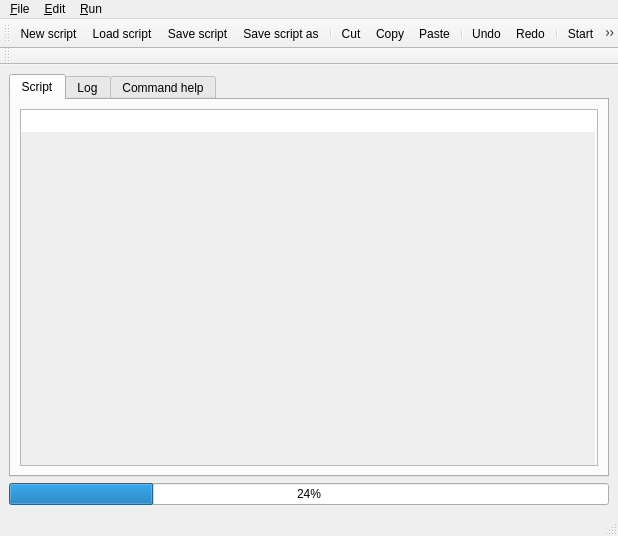
<?xml version="1.0" encoding="UTF-8"?>
<ui version="4.0">
 <class>MainWindow</class>
 <widget class="QMainWindow" name="MainWindow">
  <property name="geometry">
   <rect>
    <x>0</x>
    <y>0</y>
    <width>616</width>
    <height>536</height>
   </rect>
  </property>
  <property name="windowTitle">
   <string>CCT Script Editor</string>
  </property>
  <property name="windowIcon">
   <iconset resource="../../../resource/icons/icons.qrc">
    <normaloff>:/icons/script.svg</normaloff>:/icons/script.svg</iconset>
  </property>
  <widget class="QWidget" name="centralwidget">
   <layout class="QVBoxLayout" name="verticalLayout">
    <item>
     <widget class="QTabWidget" name="tabWidget">
      <property name="minimumSize">
       <size>
        <width>600</width>
        <height>400</height>
       </size>
      </property>
      <property name="currentIndex">
       <number>0</number>
      </property>
      <widget class="QWidget" name="script">
       <attribute name="icon">
        <iconset resource="../../../resource/icons/icons.qrc">
         <normaloff>:/icons/script.svg</normaloff>:/icons/script.svg</iconset>
       </attribute>
       <attribute name="title">
        <string>Script</string>
       </attribute>
       <layout class="QVBoxLayout" name="verticalLayout_2">
        <item>
         <widget class="QPlainTextEdit" name="scriptEdit">
          <property name="backgroundVisible">
           <bool>true</bool>
          </property>
         </widget>
        </item>
       </layout>
      </widget>
      <widget class="QWidget" name="log">
       <attribute name="icon">
        <iconset theme="utilities-terminal">
         <normaloff>.</normaloff>.</iconset>
       </attribute>
       <attribute name="title">
        <string>Log</string>
       </attribute>
       <layout class="QVBoxLayout" name="verticalLayout_3">
        <item>
         <widget class="QTextBrowser" name="logTextBrowser">
          <property name="acceptRichText">
           <bool>false</bool>
          </property>
          <property name="openLinks">
           <bool>false</bool>
          </property>
         </widget>
        </item>
       </layout>
      </widget>
      <widget class="QWidget" name="docs">
       <attribute name="icon">
        <iconset theme="help"/>
       </attribute>
       <attribute name="title">
        <string>Command help</string>
       </attribute>
       <attribute name="toolTip">
        <string>Help on commands</string>
       </attribute>
      </widget>
     </widget>
    </item>
    <item>
     <widget class="QProgressBar" name="progressBar">
      <property name="value">
       <number>24</number>
      </property>
     </widget>
    </item>
   </layout>
  </widget>
  <widget class="QMenuBar" name="menubar">
   <property name="geometry">
    <rect>
     <x>0</x>
     <y>0</y>
     <width>616</width>
     <height>22</height>
    </rect>
   </property>
   <widget class="QMenu" name="menuFile">
    <property name="title">
     <string>&amp;File</string>
    </property>
    <addaction name="actionNew_script"/>
    <addaction name="actionLoad_script"/>
    <addaction name="actionSave_script"/>
    <addaction name="actionSaveAs"/>
    <addaction name="separator"/>
    <addaction name="actionClose"/>
   </widget>
   <widget class="QMenu" name="menuEdit">
    <property name="title">
     <string>&amp;Edit</string>
    </property>
    <addaction name="actionUndo"/>
    <addaction name="actionRedo"/>
    <addaction name="separator"/>
    <addaction name="actionCut"/>
    <addaction name="actionCopy"/>
    <addaction name="actionPaste"/>
    <addaction name="actionDelete"/>
   </widget>
   <widget class="QMenu" name="menu_Run">
    <property name="title">
     <string>&amp;Run</string>
    </property>
    <addaction name="actionStart"/>
    <addaction name="actionPause"/>
   </widget>
   <addaction name="menuFile"/>
   <addaction name="menuEdit"/>
   <addaction name="menu_Run"/>
  </widget>
  <widget class="QStatusBar" name="statusbar"/>
  <widget class="QToolBar" name="toolBar">
   <property name="windowTitle">
    <string>toolBar</string>
   </property>
   <attribute name="toolBarArea">
    <enum>TopToolBarArea</enum>
   </attribute>
   <attribute name="toolBarBreak">
    <bool>false</bool>
   </attribute>
   <addaction name="actionNew_script"/>
   <addaction name="actionLoad_script"/>
   <addaction name="actionSave_script"/>
   <addaction name="actionSaveAs"/>
   <addaction name="separator"/>
   <addaction name="actionCut"/>
   <addaction name="actionCopy"/>
   <addaction name="actionPaste"/>
   <addaction name="separator"/>
   <addaction name="actionUndo"/>
   <addaction name="actionRedo"/>
   <addaction name="separator"/>
   <addaction name="actionStart"/>
   <addaction name="actionPause"/>
  </widget>
  <widget class="QToolBar" name="toolBarFlags">
   <property name="windowTitle">
    <string>toolBar_2</string>
   </property>
   <attribute name="toolBarArea">
    <enum>TopToolBarArea</enum>
   </attribute>
   <attribute name="toolBarBreak">
    <bool>true</bool>
   </attribute>
  </widget>
  <action name="actionNew_script">
   <property name="icon">
    <iconset theme="document-new">
     <normaloff>.</normaloff>.</iconset>
   </property>
   <property name="text">
    <string>New script</string>
   </property>
   <property name="toolTip">
    <string>Create a new, empty script</string>
   </property>
   <property name="shortcut">
    <string>Ctrl+N</string>
   </property>
  </action>
  <action name="actionSave_script">
   <property name="icon">
    <iconset theme="document-save">
     <normaloff>.</normaloff>.</iconset>
   </property>
   <property name="text">
    <string>Save script</string>
   </property>
   <property name="toolTip">
    <string>Save the script</string>
   </property>
   <property name="shortcut">
    <string>Ctrl+S</string>
   </property>
  </action>
  <action name="actionLoad_script">
   <property name="icon">
    <iconset theme="document-open">
     <normaloff>.</normaloff>.</iconset>
   </property>
   <property name="text">
    <string>Load script</string>
   </property>
   <property name="toolTip">
    <string>Load a script</string>
   </property>
   <property name="shortcut">
    <string>Ctrl+O</string>
   </property>
  </action>
  <action name="actionCopy">
   <property name="icon">
    <iconset theme="edit-copy">
     <normaloff>.</normaloff>.</iconset>
   </property>
   <property name="text">
    <string>Copy</string>
   </property>
   <property name="toolTip">
    <string>Copy text</string>
   </property>
   <property name="shortcut">
    <string>Ctrl+C</string>
   </property>
  </action>
  <action name="actionCut">
   <property name="icon">
    <iconset theme="edit-cut">
     <normaloff>.</normaloff>.</iconset>
   </property>
   <property name="text">
    <string>Cut</string>
   </property>
   <property name="toolTip">
    <string>Cut text</string>
   </property>
   <property name="shortcut">
    <string>Ctrl+X</string>
   </property>
  </action>
  <action name="actionPaste">
   <property name="icon">
    <iconset theme="edit-paste">
     <normaloff>.</normaloff>.</iconset>
   </property>
   <property name="text">
    <string>Paste</string>
   </property>
   <property name="toolTip">
    <string>Paste text from clipboard</string>
   </property>
   <property name="shortcut">
    <string>Ctrl+V</string>
   </property>
  </action>
  <action name="actionDelete">
   <property name="icon">
    <iconset theme="edit-delete">
     <normaloff>.</normaloff>.</iconset>
   </property>
   <property name="text">
    <string>Delete</string>
   </property>
   <property name="toolTip">
    <string>Delete text</string>
   </property>
  </action>
  <action name="actionUndo">
   <property name="icon">
    <iconset theme="edit-undo">
     <normaloff>.</normaloff>.</iconset>
   </property>
   <property name="text">
    <string>Undo</string>
   </property>
   <property name="toolTip">
    <string>Undo last operation</string>
   </property>
   <property name="shortcut">
    <string>Ctrl+Z</string>
   </property>
  </action>
  <action name="actionRedo">
   <property name="icon">
    <iconset theme="edit-redo">
     <normaloff>.</normaloff>.</iconset>
   </property>
   <property name="text">
    <string>Redo</string>
   </property>
   <property name="toolTip">
    <string>Redo last undone operation</string>
   </property>
   <property name="shortcut">
    <string>Ctrl+Shift+Z</string>
   </property>
  </action>
  <action name="actionStart">
   <property name="icon">
    <iconset theme="media-playback-start">
     <normaloff>.</normaloff>.</iconset>
   </property>
   <property name="text">
    <string>Start</string>
   </property>
   <property name="toolTip">
    <string>Execute script</string>
   </property>
   <property name="shortcut">
    <string>F5</string>
   </property>
  </action>
  <action name="actionPause">
   <property name="icon">
    <iconset theme="media-playback-pause">
     <normaloff>.</normaloff>.</iconset>
   </property>
   <property name="text">
    <string>Pause</string>
   </property>
   <property name="toolTip">
    <string>Pause the script after the current command finishes</string>
   </property>
   <property name="shortcut">
    <string>Ctrl+P</string>
   </property>
  </action>
  <action name="actionSaveAs">
   <property name="icon">
    <iconset theme="document-save-as">
     <normaloff>.</normaloff>.</iconset>
   </property>
   <property name="text">
    <string>Save script as...</string>
   </property>
   <property name="toolTip">
    <string>Save script under a different name</string>
   </property>
   <property name="shortcut">
    <string>Ctrl+Shift+S</string>
   </property>
  </action>
  <action name="actionClose">
   <property name="icon">
    <iconset theme="window-close">
     <normaloff>.</normaloff>.</iconset>
   </property>
   <property name="text">
    <string>Close</string>
   </property>
   <property name="toolTip">
    <string>Close this window</string>
   </property>
  </action>
 </widget>
 <resources>
  <include location="../../../resource/icons/icons.qrc"/>
 </resources>
 <connections/>
</ui>
